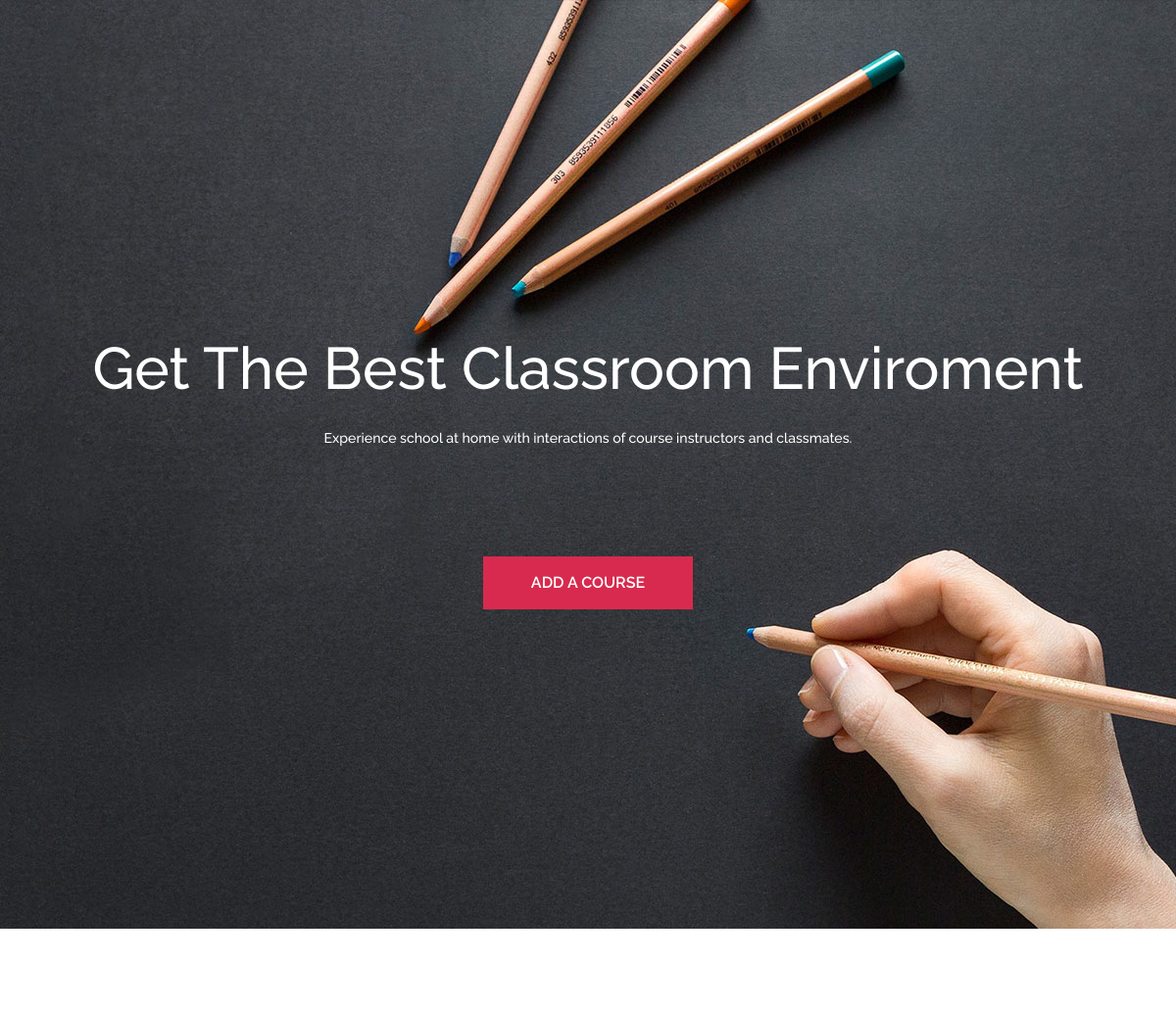
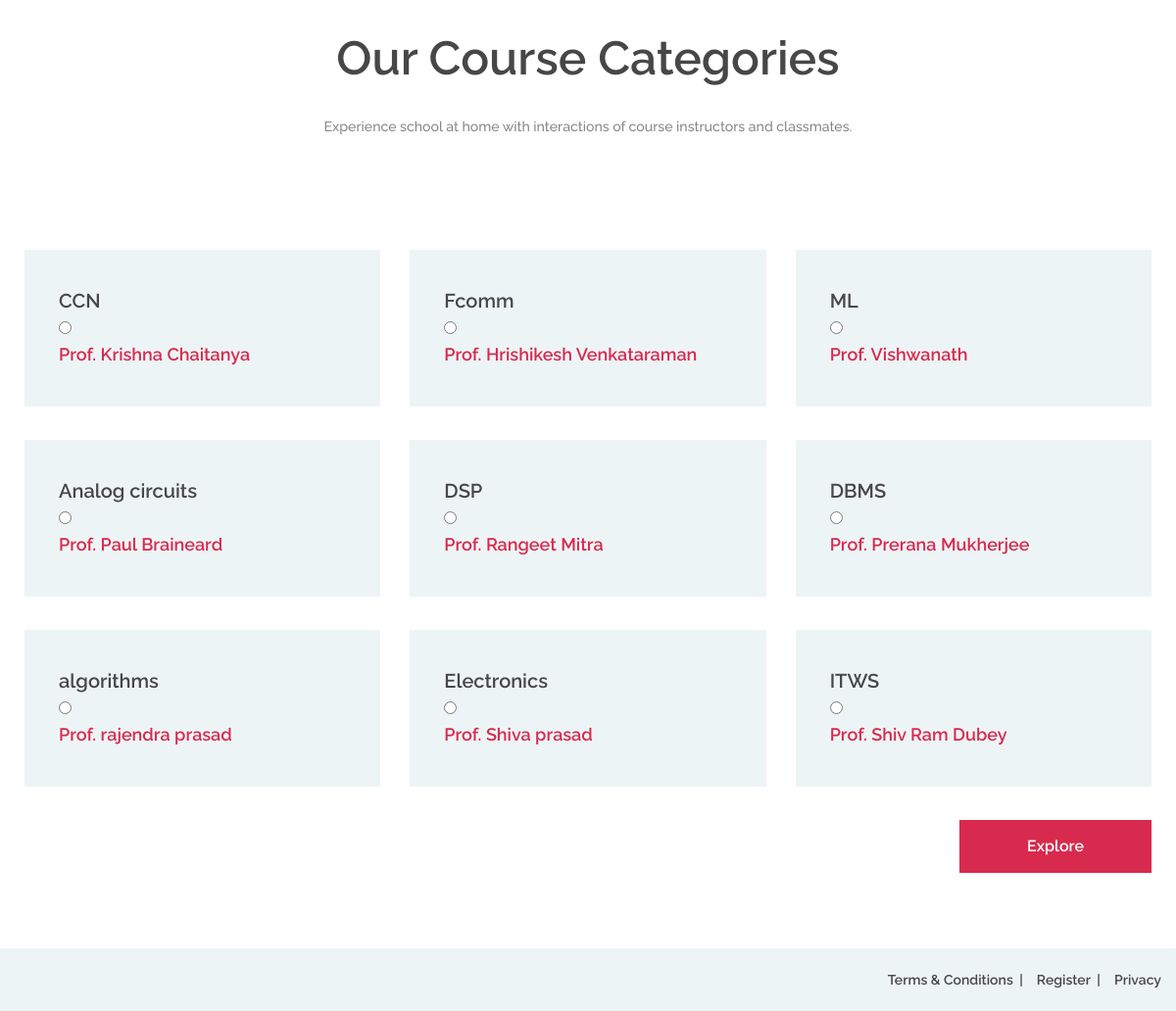
The page / on the database its author committed (2 pictures, top to bottom).
### message/models.py (models this page shows)
class Topic(models.Model):
    topic = models.CharField(max_length=150)
    name = models.CharField(max_length=150)

### message/views.py (the view)
# urls.py: path('', views.select_topic, name='message.select_topic'),
def select_topic(request):
     a = Topic.objects.all()
     context = {'Topic': a}
     return render(request, 'message/index.html', context=context)

### templates/message/index.html (shortened to what this page needs)
<!DOCTYPE html>
{%  load staticfiles %}
<html lang="en">
<head>
	<link rel="stylesheet" href="{% static "css/bootstrap.min.css" %}"/>
	<link rel="stylesheet" href="{% static "css/style.css" %}"/>
</head>
<body>
	<header class="header-section">
		<div class="container">
			<div class="row">
				<div class="col-lg-3 col-md-3">
				</div>
				<div class="col-lg-9 col-md-9">
				</div>
			</div>
		</div>
	</header>
	<section class="hero-section set-bg" data-setbg="{% static "img/bg.jpg" %}">
		<div class="container">
			<div class="hero-text text-white">
				<h2>Get The Best Classroom Enviroment</h2>
				<p> Experience school at home with interactions of course instructors and classmates.</p>
			</div>
			<div class="row">
				<div class="col-lg-10 offset-lg-1">
					<form class="intro-newslatter">
						<center>
					<div class = "site-btn" >
						<a style="color:white"  href="{% url 'message.topic' %}">ADD A COURSE</a>
					</div>
					</center>
					</form>
				</div>
			</div>
		</div>
	</section>
	<section class="categories-section spad">
		<div class="container">
			<div class="section-title">
				<h2>Our Course Categories</h2>
				<p> Experience school at home with interactions of course instructors and classmates.</p>
			</div>
			<form method=POST action="{% url 'message.main' %}">
<div class="row">
		        {% for message in Topic %}
						<div class="col-lg-4 col-md-6">
							<div class="categorie-item">
						     <div class="ci-text">
							          <h5>{{ message.topic}}</h5>
												<input type='radio' name='topic' value={{message.topic}}><br>
												<span>Prof. {{message.name}}</span>
							          <br>
						      </div>
							  	</div>
						    </div>
						{% endfor %}
</div>
				<center>
					<button type=submit class="site-btn header-btn">Explore</button>
				</center>
			</form>
		</div>
	</section>
		<div class="footer-bottom">
			<div class="footer-warp">
				<ul class="footer-menu">
					<li><a href="#">Terms & Conditions</a></li>
					<li><a href="#">Register</a></li>
					<li><a href="#">Privacy</a></li>
				</ul>
		</div>
</html>

### static/css/style.css (style rules this page uses)
html, body { height: 100%; font-family: 'Raleway', sans-serif; -webkit-font-smoothing: antialiased; font-smoothing: antialiased; }
h1, h2, h3, h4, h5, h6 { margin: 0; font-weight: 600; color: #474747; }
h2 { font-size: 36px; }
h5 { font-size: 20px; }
p { font-size: 14.1px; color: #878787; line-height: 2.2; font-weight: 500; }
::placeholder { font-style: italic; }
ul, ol { padding: 0; margin: 0; }
.section-title { text-align: center; padding: 0 110px; margin-bottom: 110px; }
.section-title h2 { font-size: 48px; font-weight: 600; margin-bottom: 25px; }
.section-title p { margin-bottom: 0; font-weight: 500; }
.set-bg { background-repeat: no-repeat; background-size: cover; background-position: top center; }
.spad { padding-top: 115px; padding-bottom: 115px; }
.text-white h1, .text-white h2, .text-white h3, .text-white h4, .text-white h5, .text-white h6, .text-white p, .text-white span, .text-white li, .text-white a { color: #fff; }
.site-btn { display: inline-block; min-width: 196px; text-align: center; border: none; padding: 15px 10px; font-weight: 600; font-size: 16px; position: relative; color: #fff; cursor: pointer; background: #d82a4e; }
.header-section { position: absolute; width: 100%; top: 0; left: 0; padding-top: 60px; }
.header-btn { float: right; margin-right: 0; }
.hero-section { height: 948px; }
.hero-text { text-align: center; padding-top: 340px; margin-bottom: 105px; }
.hero-text h2 { font-size: 60px; font-weight: 500; margin-bottom: 20px; }
.intro-newslatter .site-btn { min-width: 214px; }
.categories-section .container { margin-bottom: -34px; }
.categorie-item { margin-bottom: 34px; background: #edf4f6; -webkit-transition: all 0.4s; -o-transition: all 0.4s; transition: all 0.4s; }
.categorie-item .ci-text { padding: 40px 35px; }
.categorie-item .ci-text h5 { margin-bottom: 5px; }
.categorie-item .ci-text span { font-size: 18px; font-weight: 600; color: #d82a4e; }
.footer-warp { max-width: 1559px; padding: 0 15px; margin: 0 auto; }
.footer-bottom { overflow: hidden; background: #edf4f6; padding: 20px 0; margin-top: 50px; }
.footer-menu { list-style: none; float: right; }
.footer-menu li { display: inline; }
.footer-menu li:last-child a { padding-right: 0; margin-right: 0; }
.footer-menu li:last-child a:after { display: none; }
.footer-menu li a { display: inline-block; font-size: 14px; font-weight: 600; color: #474747; padding-right: 10px; margin-right: 10px; position: relative; }
.footer-menu li a:after { position: absolute; content: "|"; right: 0; top: 0; }
@media (min-width: 1200px) { .container { max-width: 1180px; } }

### rows shown on the page
Topic: topic "CCN", name "Krishna Chaitanya"
Topic: topic "Fcomm", name "Hrishikesh Venkataraman"
Topic: topic "ML", name "Vishwanath"
Topic: topic "Analog circuits", name "Paul Braineard"
Topic: topic "DSP", name "Rangeet Mitra"
Topic: topic "DBMS", name "Prerana Mukherjee"
Topic: topic "algorithms", name "rajendra prasad"
Topic: topic "Electronics", name "Shiva prasad"
Topic: topic "ITWS", name "Shiv Ram Dubey"
